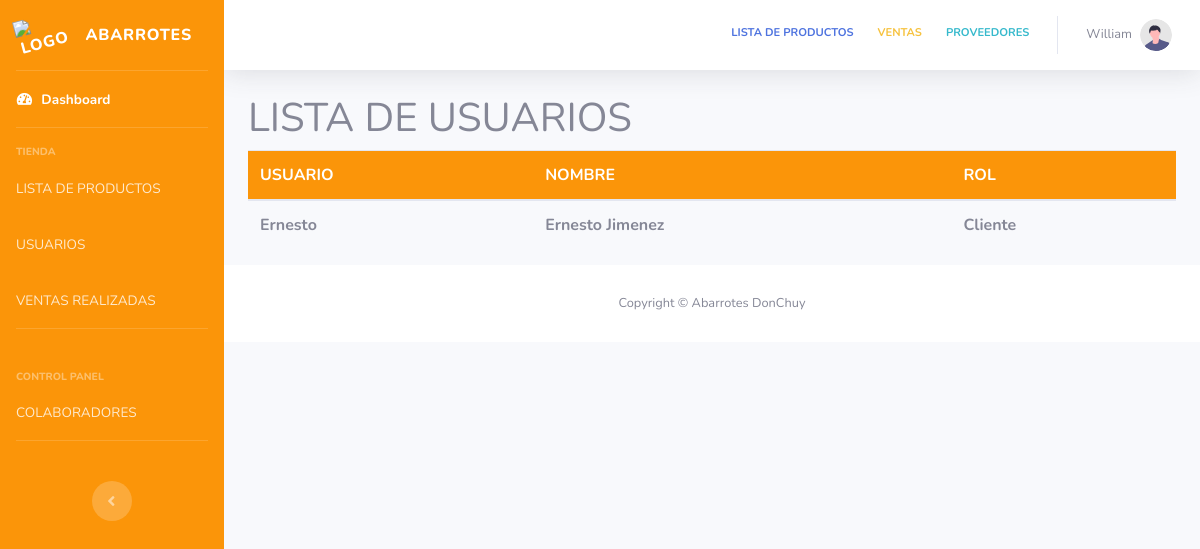
The app's page /dashboard/listaUsuarios.php (signed in) with its own data.
### tables this page shows
CREATE TABLE `usuarios` (
  `id` int(11) NOT NULL,
  `nombre` varchar(250) NOT NULL,
  `usuario` varchar(250) NOT NULL,
  `password` varchar(250) NOT NULL,
  `id_cargo` int(11) NOT NULL
);

### modal/usuariosdata.php (called while the page is built, shortened)
<?php
$conexion = conectar();
$consulta = "SELECT * FROM usuarios";
$query = mysqli_query($conexion, $consulta);
?>

### dashboard/listaUsuarios.php (the view, shortened to what this page needs)
<!DOCTYPE html>
<html lang="es">
<?php include_once ('../vistas/dash_head.php')?>
<body>
    <?php include_once('../vistas/dash_superior.php')?>
    <?php include('../modal/usuariosdata.php')?>
        <div class="container-fluid">
            <h1>LISTA DE USUARIOS</h1>
            <table class="table">
                <thead>
                    <tr>
                        <th>USUARIO</th>
                        <th>NOMBRE</th>
                        <th>ROL</th>
                    </tr>
                </thead>
                <tbody>
                    <?php
                        while ($row = mysqli_fetch_array($query))
                        {
                    ?>
                        <tr>
                        <th><?php echo $row['usuario']?></th>
                        <th><?php echo $row['nombre']?></th>
                        <th><?php
                            if($row['id_cargo'] == 1){
                                echo 'Administrador';
                            }
                            else {
                                echo 'Cliente';
                            }
                            ?></th>
                        </tr>
                    <?php
                        }
                    ?>
                </tbody>
            </table>
        </div>
        <?php include_once ('../vistas/dash_footer.php')?>
    <?php include_once('../vistas/dash_inferior.php')?>
</body>
</html>

### dashboard/listaUsuarios.php (style rules this page uses)
thead { background: #fb9509; color: #fff; }

### records on screen
usuarios: usuario "Ernesto", nombre "Ernesto Jimenez", shows "Cliente"

### other values on screen
$_SESSION['usuario'] "William"
